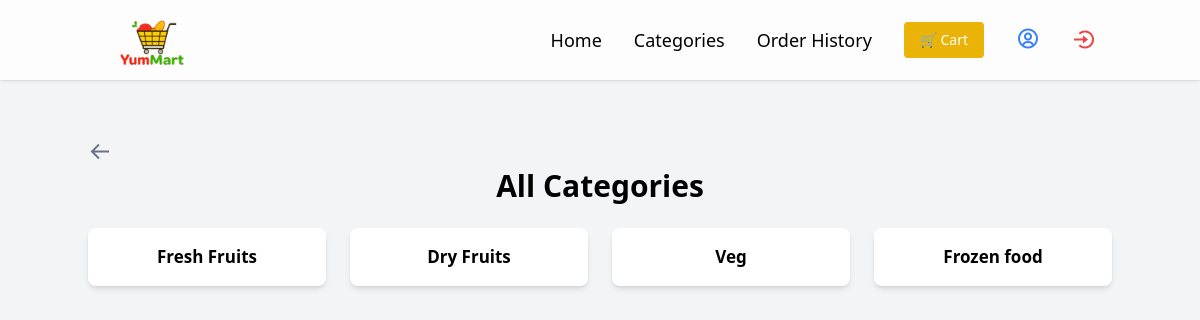
Page /categories/ on the committed database.
### store/models.py (models this page shows, shortened)
class Category(models.Model):
    name = models.CharField(max_length=255, unique=True)
    slug = models.SlugField(max_length=255, unique=True)

### store/views.py (the view)
# urls.py: path('categories/', categories, name='categories'),  # ✅ Added this line
def categories(request):
    categories = Category.objects.all()
    return render(request, 'store/categories.html', {'categories': categories})

### store/templates/store/categories.html
{% extends "store/base.html" %}
{% block content %}
<div class="container mx-auto mt-10">
    <a href="{% url 'home' %}" class="text-blue-500 hover:underline">
        <i class='bx bx-arrow-back text-2xl text-gray-500 hover:text-gray-700 cursor-pointer'></i>
    </a>
    <h1 class="text-3xl font-bold text-center">All Categories</h1>
    <div class="grid grid-cols-2 md:grid-cols-3 lg:grid-cols-4 gap-6 mt-6 mb-6">
        {% for category in categories %}
        <a href="{% url 'category_products' category.slug %}" class="block bg-white shadow-md rounded-lg p-4 text-center hover:bg-gray-100">
            <h2 class="text-[17px] font-semibold">{{ category.name }}</h2>
        </a>
        {% empty %}
        <p class="text-center col-span-full">No categories found.</p>
        {% endfor %}
    </div>
</div>
{% endblock %}

### rows in the picture
Category: name "Fresh Fruits"
Category: name "Dry Fruits"
Category: name "Veg"
Category: name "Frozen food"
